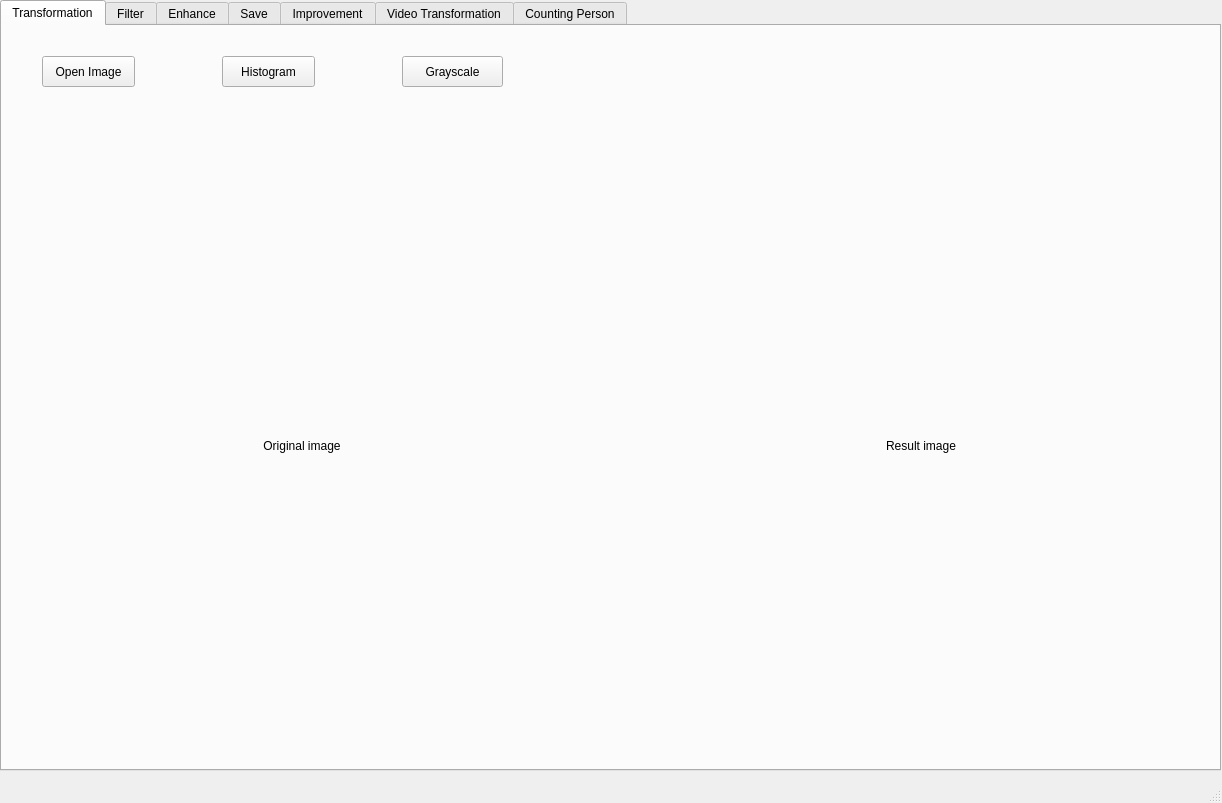
<?xml version="1.0" encoding="UTF-8"?>
<ui version="4.0">
 <class>MainWindow</class>
 <widget class="QMainWindow" name="MainWindow">
  <property name="geometry">
   <rect>
    <x>0</x>
    <y>0</y>
    <width>1222</width>
    <height>803</height>
   </rect>
  </property>
  <property name="windowTitle">
   <string>MainWindow</string>
  </property>
  <widget class="QWidget" name="centralwidget">
   <widget class="QTabWidget" name="tabWidget">
    <property name="geometry">
     <rect>
      <x>0</x>
      <y>0</y>
      <width>1221</width>
      <height>771</height>
     </rect>
    </property>
    <property name="currentIndex">
     <number>0</number>
    </property>
    <widget class="QWidget" name="tab">
     <attribute name="title">
      <string>Transformation</string>
     </attribute>
     <widget class="QPushButton" name="btnTransOpenImage">
      <property name="geometry">
       <rect>
        <x>40</x>
        <y>30</y>
        <width>93</width>
        <height>31</height>
       </rect>
      </property>
      <property name="text">
       <string>Open Image</string>
      </property>
     </widget>
     <widget class="QLabel" name="lblImage1_2">
      <property name="geometry">
       <rect>
        <x>30</x>
        <y>140</y>
        <width>540</width>
        <height>560</height>
       </rect>
      </property>
      <property name="text">
       <string>Original image</string>
      </property>
      <property name="alignment">
       <set>Qt::AlignCenter</set>
      </property>
     </widget>
     <widget class="QLabel" name="lblImage2_2">
      <property name="geometry">
       <rect>
        <x>649</x>
        <y>140</y>
        <width>540</width>
        <height>560</height>
       </rect>
      </property>
      <property name="text">
       <string>Result image</string>
      </property>
      <property name="alignment">
       <set>Qt::AlignCenter</set>
      </property>
     </widget>
     <widget class="QPushButton" name="btnShowHistogram">
      <property name="geometry">
       <rect>
        <x>220</x>
        <y>30</y>
        <width>93</width>
        <height>31</height>
       </rect>
      </property>
      <property name="text">
       <string>Histogram</string>
      </property>
     </widget>
     <widget class="QPushButton" name="btnShowGrayscale">
      <property name="geometry">
       <rect>
        <x>400</x>
        <y>30</y>
        <width>101</width>
        <height>31</height>
       </rect>
      </property>
      <property name="text">
       <string>Grayscale</string>
      </property>
     </widget>
    </widget>
    <widget class="QWidget" name="tab_7">
     <attribute name="title">
      <string>Filter</string>
     </attribute>
     <widget class="QPushButton" name="btnFilterOpenImage">
      <property name="geometry">
       <rect>
        <x>40</x>
        <y>60</y>
        <width>101</width>
        <height>31</height>
       </rect>
      </property>
      <property name="text">
       <string>Open Image</string>
      </property>
     </widget>
     <widget class="QPushButton" name="btnBlur">
      <property name="geometry">
       <rect>
        <x>410</x>
        <y>20</y>
        <width>100</width>
        <height>30</height>
       </rect>
      </property>
      <property name="text">
       <string>Blurring</string>
      </property>
     </widget>
     <widget class="QPushButton" name="btnSmoothing">
      <property name="geometry">
       <rect>
        <x>40</x>
        <y>20</y>
        <width>100</width>
        <height>30</height>
       </rect>
      </property>
      <property name="text">
       <string>Smoothing</string>
      </property>
     </widget>
     <widget class="QPushButton" name="btnSharpening">
      <property name="geometry">
       <rect>
        <x>740</x>
        <y>20</y>
        <width>100</width>
        <height>30</height>
       </rect>
      </property>
      <property name="text">
       <string>Sharpening</string>
      </property>
     </widget>
     <widget class="QLabel" name="lblImage1_F">
      <property name="geometry">
       <rect>
        <x>30</x>
        <y>140</y>
        <width>540</width>
        <height>560</height>
       </rect>
      </property>
      <property name="text">
       <string>Original image</string>
      </property>
      <property name="alignment">
       <set>Qt::AlignCenter</set>
      </property>
     </widget>
     <widget class="QLabel" name="lblImage2_F">
      <property name="geometry">
       <rect>
        <x>649</x>
        <y>140</y>
        <width>540</width>
        <height>560</height>
       </rect>
      </property>
      <property name="text">
       <string>Result image</string>
      </property>
      <property name="alignment">
       <set>Qt::AlignCenter</set>
      </property>
     </widget>
     <widget class="QLabel" name="label">
      <property name="geometry">
       <rect>
        <x>210</x>
        <y>30</y>
        <width>81</width>
        <height>16</height>
       </rect>
      </property>
      <property name="text">
       <string>Sigma(0, 1...)</string>
      </property>
     </widget>
     <widget class="QTextEdit" name="txtSigma">
      <property name="geometry">
       <rect>
        <x>300</x>
        <y>20</y>
        <width>100</width>
        <height>30</height>
       </rect>
      </property>
     </widget>
     <widget class="QLabel" name="label_2">
      <property name="geometry">
       <rect>
        <x>570</x>
        <y>30</y>
        <width>56</width>
        <height>12</height>
       </rect>
      </property>
      <property name="text">
       <string>(1, 3, ...)</string>
      </property>
     </widget>
     <widget class="QComboBox" name="cbbSharp">
      <property name="geometry">
       <rect>
        <x>630</x>
        <y>20</y>
        <width>100</width>
        <height>30</height>
       </rect>
      </property>
      <item>
       <property name="text">
        <string>1</string>
       </property>
      </item>
      <item>
       <property name="text">
        <string>3</string>
       </property>
      </item>
      <item>
       <property name="text">
        <string>5</string>
       </property>
      </item>
      <item>
       <property name="text">
        <string>7</string>
       </property>
      </item>
      <item>
       <property name="text">
        <string>9</string>
       </property>
      </item>
     </widget>
    </widget>
    <widget class="QWidget" name="tab_2">
     <attribute name="title">
      <string>Enhance</string>
     </attribute>
     <widget class="QPushButton" name="btnEhnopenimage">
      <property name="geometry">
       <rect>
        <x>40</x>
        <y>30</y>
        <width>101</width>
        <height>31</height>
       </rect>
      </property>
      <property name="text">
       <string>Open Image</string>
      </property>
     </widget>
     <widget class="QLabel" name="lblImage1_E">
      <property name="geometry">
       <rect>
        <x>30</x>
        <y>140</y>
        <width>540</width>
        <height>560</height>
       </rect>
      </property>
      <property name="text">
       <string>Original image</string>
      </property>
      <property name="alignment">
       <set>Qt::AlignCenter</set>
      </property>
     </widget>
     <widget class="QLabel" name="lblImage2_E">
      <property name="geometry">
       <rect>
        <x>649</x>
        <y>140</y>
        <width>540</width>
        <height>560</height>
       </rect>
      </property>
      <property name="text">
       <string>Result image</string>
      </property>
      <property name="alignment">
       <set>Qt::AlignCenter</set>
      </property>
     </widget>
     <widget class="QPushButton" name="btnHisto_equal">
      <property name="geometry">
       <rect>
        <x>300</x>
        <y>30</y>
        <width>161</width>
        <height>31</height>
       </rect>
      </property>
      <property name="text">
       <string>Histogram Equalization</string>
      </property>
     </widget>
     <widget class="QPushButton" name="btnGammaCorrection">
      <property name="geometry">
       <rect>
        <x>810</x>
        <y>30</y>
        <width>141</width>
        <height>31</height>
       </rect>
      </property>
      <property name="text">
       <string>Gamma correction</string>
      </property>
     </widget>
     <widget class="QDoubleSpinBox" name="dsGamma">
      <property name="geometry">
       <rect>
        <x>710</x>
        <y>30</y>
        <width>81</width>
        <height>31</height>
       </rect>
      </property>
     </widget>
     <widget class="QLabel" name="lblGamma">
      <property name="geometry">
       <rect>
        <x>640</x>
        <y>30</y>
        <width>64</width>
        <height>31</height>
       </rect>
      </property>
      <property name="text">
       <string>Gamma:</string>
      </property>
     </widget>
    </widget>
    <widget class="QWidget" name="tab_3">
     <attribute name="title">
      <string>Save</string>
     </attribute>
     <widget class="QPushButton" name="btnSaveJPEG">
      <property name="geometry">
       <rect>
        <x>170</x>
        <y>30</y>
        <width>93</width>
        <height>31</height>
       </rect>
      </property>
      <property name="text">
       <string>SaveJPEG</string>
      </property>
     </widget>
     <widget class="QPushButton" name="btnSavePNG">
      <property name="geometry">
       <rect>
        <x>300</x>
        <y>30</y>
        <width>93</width>
        <height>31</height>
       </rect>
      </property>
      <property name="text">
       <string>SavePNG</string>
      </property>
     </widget>
     <widget class="QPushButton" name="btnSaveBMP">
      <property name="geometry">
       <rect>
        <x>430</x>
        <y>30</y>
        <width>93</width>
        <height>31</height>
       </rect>
      </property>
      <property name="text">
       <string>SaveBMP</string>
      </property>
     </widget>
     <widget class="QPushButton" name="btnSavOpenImage">
      <property name="geometry">
       <rect>
        <x>40</x>
        <y>30</y>
        <width>93</width>
        <height>31</height>
       </rect>
      </property>
      <property name="text">
       <string>Open Image</string>
      </property>
     </widget>
     <widget class="QLabel" name="lblImage1_Save">
      <property name="geometry">
       <rect>
        <x>30</x>
        <y>140</y>
        <width>540</width>
        <height>560</height>
       </rect>
      </property>
      <property name="text">
       <string>Original image</string>
      </property>
      <property name="alignment">
       <set>Qt::AlignCenter</set>
      </property>
     </widget>
     <widget class="QLabel" name="lblImage2_Save">
      <property name="geometry">
       <rect>
        <x>630</x>
        <y>150</y>
        <width>540</width>
        <height>560</height>
       </rect>
      </property>
      <property name="text">
       <string>Result image</string>
      </property>
      <property name="alignment">
       <set>Qt::AlignCenter</set>
      </property>
     </widget>
    </widget>
    <widget class="QWidget" name="tab_4">
     <attribute name="title">
      <string>Improvement</string>
     </attribute>
     <widget class="QLabel" name="lblImpAlpha">
      <property name="geometry">
       <rect>
        <x>30</x>
        <y>35</y>
        <width>91</width>
        <height>21</height>
       </rect>
      </property>
      <property name="text">
       <string>alpha(1,2,...)</string>
      </property>
     </widget>
     <widget class="QSpinBox" name="spImpAlpha">
      <property name="geometry">
       <rect>
        <x>120</x>
        <y>30</y>
        <width>60</width>
        <height>31</height>
       </rect>
      </property>
     </widget>
     <widget class="QPushButton" name="btnShowRotate">
      <property name="geometry">
       <rect>
        <x>190</x>
        <y>30</y>
        <width>93</width>
        <height>31</height>
       </rect>
      </property>
      <property name="text">
       <string>Rotate</string>
      </property>
     </widget>
     <widget class="QLabel" name="lblImpX">
      <property name="geometry">
       <rect>
        <x>340</x>
        <y>20</y>
        <width>81</width>
        <height>16</height>
       </rect>
      </property>
      <property name="text">
       <string>X(0.0~1.0)</string>
      </property>
     </widget>
     <widget class="QLabel" name="lblImpY">
      <property name="geometry">
       <rect>
        <x>340</x>
        <y>50</y>
        <width>81</width>
        <height>16</height>
       </rect>
      </property>
      <property name="text">
       <string>Y(0.0~1.0)</string>
      </property>
     </widget>
     <widget class="QDoubleSpinBox" name="dsbImpX">
      <property name="geometry">
       <rect>
        <x>420</x>
        <y>20</y>
        <width>64</width>
        <height>22</height>
       </rect>
      </property>
     </widget>
     <widget class="QDoubleSpinBox" name="dsbImpY">
      <property name="geometry">
       <rect>
        <x>420</x>
        <y>50</y>
        <width>64</width>
        <height>22</height>
       </rect>
      </property>
     </widget>
     <widget class="QPushButton" name="btnShowScaling">
      <property name="geometry">
       <rect>
        <x>500</x>
        <y>30</y>
        <width>93</width>
        <height>31</height>
       </rect>
      </property>
      <property name="text">
       <string>Scaling</string>
      </property>
     </widget>
     <widget class="QComboBox" name="cbbImpFlip">
      <property name="geometry">
       <rect>
        <x>642</x>
        <y>30</y>
        <width>111</width>
        <height>31</height>
       </rect>
      </property>
      <item>
       <property name="text">
        <string>Top-Bottom</string>
       </property>
      </item>
      <item>
       <property name="text">
        <string>Left-Right</string>
       </property>
      </item>
     </widget>
     <widget class="QPushButton" name="btnShowFlip">
      <property name="geometry">
       <rect>
        <x>760</x>
        <y>30</y>
        <width>93</width>
        <height>31</height>
       </rect>
      </property>
      <property name="text">
       <string>Flip</string>
      </property>
     </widget>
     <widget class="QLabel" name="lblImpSt">
      <property name="geometry">
       <rect>
        <x>900</x>
        <y>20</y>
        <width>64</width>
        <height>51</height>
       </rect>
      </property>
      <property name="text">
       <string>&lt;!DOCTYPE HTML PUBLIC &quot;-//W3C//DTD HTML 4.0//EN&quot; &quot;http://www.w3.org/TR/REC-html40/strict.dtd&quot;&gt;
&lt;html&gt;&lt;head&gt;&lt;meta name=&quot;qrichtext&quot; content=&quot;1&quot; /&gt;&lt;style type=&quot;text/css&quot;&gt;
p, li { white-space: pre-wrap; }
&lt;/style&gt;&lt;/head&gt;&lt;body style=&quot; font-family:'Gulim'; font-size:9pt; font-weight:400; font-style:normal;&quot;&gt;
&lt;p align=&quot;center&quot; style=&quot; margin-top:12px; margin-left:0px; margin-right:0px; -qt-block-indent:0; text-indent:0px;&quot;&gt;Spatial&lt;/p&gt;
&lt;p align=&quot;center&quot; style=&quot; margin-bottom:12px; margin-left:0px; margin-right:0px; -qt-block-indent:0; text-indent:0px;&quot;&gt;templete&lt;/p&gt;&lt;/body&gt;&lt;/html&gt;</string>
      </property>
     </widget>
     <widget class="QRadioButton" name="rbImpHorizontal">
      <property name="geometry">
       <rect>
        <x>980</x>
        <y>20</y>
        <width>108</width>
        <height>19</height>
       </rect>
      </property>
      <property name="text">
       <string>Horizontal</string>
      </property>
      <property name="checked">
       <bool>true</bool>
      </property>
     </widget>
     <widget class="QRadioButton" name="rvImpVertical">
      <property name="geometry">
       <rect>
        <x>980</x>
        <y>50</y>
        <width>108</width>
        <height>19</height>
       </rect>
      </property>
      <property name="text">
       <string>vertical</string>
      </property>
     </widget>
     <widget class="QPushButton" name="btnShowWarp">
      <property name="geometry">
       <rect>
        <x>1080</x>
        <y>30</y>
        <width>93</width>
        <height>31</height>
       </rect>
      </property>
      <property name="text">
       <string>Warp</string>
      </property>
     </widget>
     <widget class="QLabel" name="lblImage1">
      <property name="geometry">
       <rect>
        <x>30</x>
        <y>140</y>
        <width>540</width>
        <height>560</height>
       </rect>
      </property>
      <property name="text">
       <string>Original image</string>
      </property>
      <property name="alignment">
       <set>Qt::AlignCenter</set>
      </property>
     </widget>
     <widget class="QLabel" name="lblImage2">
      <property name="geometry">
       <rect>
        <x>649</x>
        <y>140</y>
        <width>540</width>
        <height>560</height>
       </rect>
      </property>
      <property name="text">
       <string>Result image</string>
      </property>
      <property name="alignment">
       <set>Qt::AlignCenter</set>
      </property>
     </widget>
     <widget class="QPushButton" name="btnImpOpenImage">
      <property name="geometry">
       <rect>
        <x>80</x>
        <y>90</y>
        <width>93</width>
        <height>31</height>
       </rect>
      </property>
      <property name="text">
       <string>Open Image</string>
      </property>
     </widget>
     <widget class="QPushButton" name="btnShowCrop">
      <property name="geometry">
       <rect>
        <x>340</x>
        <y>90</y>
        <width>93</width>
        <height>31</height>
       </rect>
      </property>
      <property name="text">
       <string>Crop</string>
      </property>
     </widget>
    </widget>
    <widget class="QWidget" name="tab_5">
     <attribute name="title">
      <string>Video Transformation</string>
     </attribute>
     <widget class="QPushButton" name="btnOpenVideo">
      <property name="geometry">
       <rect>
        <x>60</x>
        <y>40</y>
        <width>100</width>
        <height>31</height>
       </rect>
      </property>
      <property name="text">
       <string>Open Video</string>
      </property>
     </widget>
     <widget class="QComboBox" name="cnndgrees">
      <property name="geometry">
       <rect>
        <x>610</x>
        <y>40</y>
        <width>100</width>
        <height>30</height>
       </rect>
      </property>
      <item>
       <property name="text">
        <string>90</string>
       </property>
      </item>
      <item>
       <property name="text">
        <string>180</string>
       </property>
      </item>
      <item>
       <property name="text">
        <string>270</string>
       </property>
      </item>
     </widget>
     <widget class="QLabel" name="label_d">
      <property name="geometry">
       <rect>
        <x>450</x>
        <y>50</y>
        <width>141</width>
        <height>20</height>
       </rect>
      </property>
      <property name="text">
       <string>dgrees(90, 180, ...)</string>
      </property>
     </widget>
     <widget class="QPushButton" name="btnVideoFlip">
      <property name="geometry">
       <rect>
        <x>750</x>
        <y>20</y>
        <width>100</width>
        <height>31</height>
       </rect>
      </property>
      <property name="text">
       <string>Video Flip</string>
      </property>
     </widget>
     <widget class="QLabel" name="lblVideo1">
      <property name="geometry">
       <rect>
        <x>10</x>
        <y>210</y>
        <width>560</width>
        <height>450</height>
       </rect>
      </property>
      <property name="text">
       <string>Original image</string>
      </property>
      <property name="alignment">
       <set>Qt::AlignCenter</set>
      </property>
     </widget>
     <widget class="QLabel" name="lblVideo2">
      <property name="geometry">
       <rect>
        <x>629</x>
        <y>210</y>
        <width>571</width>
        <height>450</height>
       </rect>
      </property>
      <property name="text">
       <string>Result image</string>
      </property>
      <property name="alignment">
       <set>Qt::AlignCenter</set>
      </property>
     </widget>
     <widget class="QPushButton" name="btnGrayScale">
      <property name="geometry">
       <rect>
        <x>930</x>
        <y>40</y>
        <width>111</width>
        <height>31</height>
       </rect>
      </property>
      <property name="text">
       <string>GrayScale</string>
      </property>
     </widget>
     <widget class="QPushButton" name="btnConnectWebcam">
      <property name="geometry">
       <rect>
        <x>230</x>
        <y>20</y>
        <width>141</width>
        <height>31</height>
       </rect>
      </property>
      <property name="text">
       <string>Connect Webcam</string>
      </property>
     </widget>
     <widget class="QPushButton" name="btnWebcamFlip">
      <property name="geometry">
       <rect>
        <x>750</x>
        <y>60</y>
        <width>100</width>
        <height>31</height>
       </rect>
      </property>
      <property name="text">
       <string>Webcam Flip</string>
      </property>
     </widget>
     <widget class="QPushButton" name="btnStopWebcam">
      <property name="geometry">
       <rect>
        <x>230</x>
        <y>60</y>
        <width>141</width>
        <height>31</height>
       </rect>
      </property>
      <property name="text">
       <string>Stop Webcam</string>
      </property>
     </widget>
    </widget>
    <widget class="QWidget" name="tab_6">
     <attribute name="title">
      <string>Counting Person</string>
     </attribute>
     <widget class="QPushButton" name="btnCountPeople">
      <property name="geometry">
       <rect>
        <x>110</x>
        <y>60</y>
        <width>151</width>
        <height>31</height>
       </rect>
      </property>
      <property name="text">
       <string>Connect Webcam</string>
      </property>
     </widget>
     <widget class="QLabel" name="lblcount">
      <property name="geometry">
       <rect>
        <x>110</x>
        <y>170</y>
        <width>1011</width>
        <height>521</height>
       </rect>
      </property>
      <property name="font">
       <font>
        <pointsize>13</pointsize>
       </font>
      </property>
      <property name="text">
       <string>Press the &quot;Connect Webcam&quot; button to start counting people using your web cam. Press &quot;q&quot; to exit.</string>
      </property>
      <property name="alignment">
       <set>Qt::AlignCenter</set>
      </property>
     </widget>
    </widget>
   </widget>
  </widget>
  <widget class="QMenuBar" name="menubar">
   <property name="geometry">
    <rect>
     <x>0</x>
     <y>0</y>
     <width>1222</width>
     <height>26</height>
    </rect>
   </property>
  </widget>
  <widget class="QStatusBar" name="statusbar"/>
 </widget>
 <resources/>
 <connections/>
</ui>
